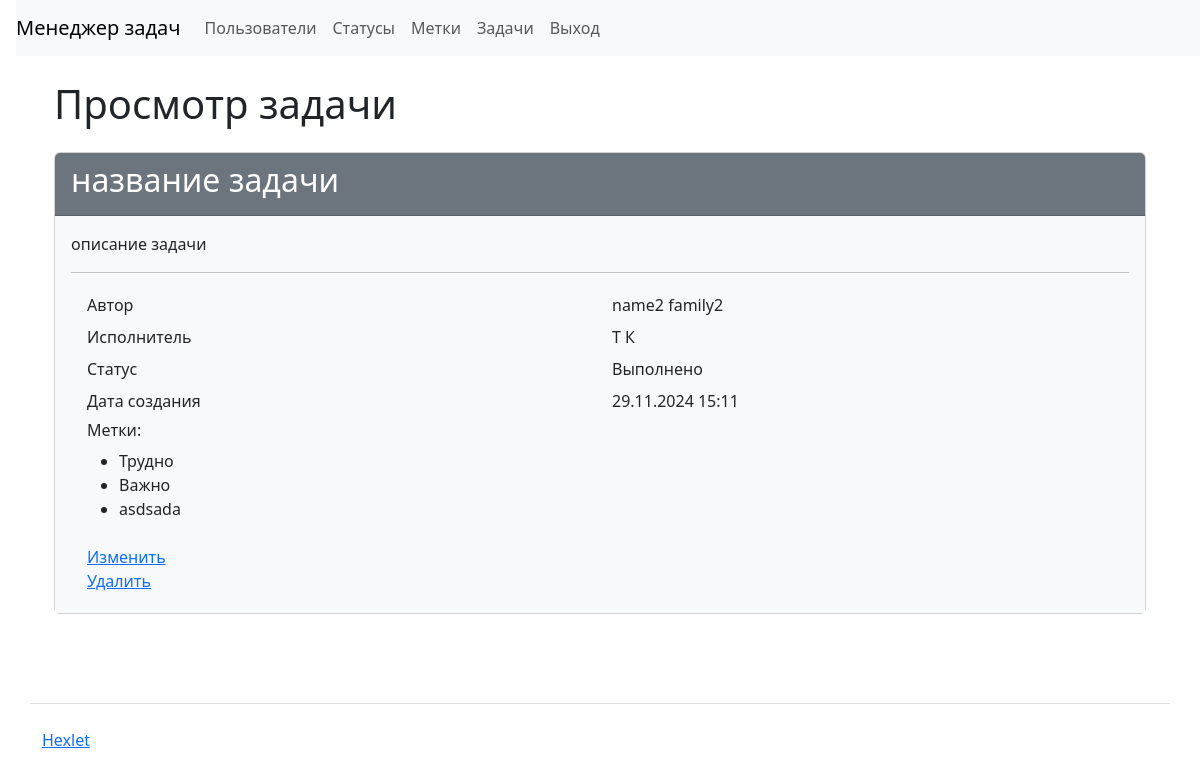
Screenshot of /tasks/3/ (signed in) with the database file from the repository.
### task_manager/tasks/models.py (models this page shows, shortened)
class Tasks(models.Model):
    task_name = models.CharField(
        max_length=255,
        verbose_name='Имя')
    time_create = models.DateTimeField(
        auto_now_add=True,
        verbose_name='Дата создания')
    description = models.TextField(
        max_length=255,
        blank=True,
        null=True,
        verbose_name='Описание')
    status = models.ForeignKey(
        Statuses,
        on_delete=models.PROTECT,
        null=True,
        verbose_name='Статус',
        related_name='status')
    author = models.ForeignKey(
        get_user_model(),
        on_delete=models.PROTECT,
        null=True,
        related_name='author')
    executor = models.ForeignKey(
        Users,
        on_delete=models.PROTECT,
        null=True,
        verbose_name='Исполнитель',
        related_name='executor')
    labels = models.ManyToManyField(
        Labels,
        blank=True,
        verbose_name='Метки',
        related_name='labels')

### task_manager/users/models.py (models this page shows)
class Users(AbstractUser):
    time_create = models.DateTimeField(
        auto_now_add=True,
        verbose_name='Дата создания')
    def __str__(self):
        return self.get_full_name()

### task_manager/statuses/models.py (models this page shows)
class Statuses(models.Model):
    status_name = models.CharField(max_length=255, verbose_name='Имя')
    time_create = models.DateTimeField(
        auto_now_add=True,
        verbose_name='Дата создания')
    def __str__(self):
        return self.status_name

### task_manager/labels/models.py (models this page shows)
class Labels(models.Model):
    label_name = models.CharField(max_length=255, verbose_name='Имя')
    time_create = models.DateTimeField(
        auto_now_add=True,
        verbose_name='Дата создания')
    def __str__(self):
        return self.label_name

### task_manager/tasks/views.py (the view)
# urls.py: path('<int:task_id>/', views.Task.as_view(),
class Task(LoginRequiredMixin,
           SuccessMessageMixin,
           DetailView):
    model = Tasks
    template_name = 'tasks/task.html'
    fields = ['task_name', 'description', 'status', 'executor', 'labels']
    context_object_name = 'task'
    pk_url_kwarg = 'task_id'
    extra_context = {
        'title': 'Просмотр задачи',
    }

### task_manager/templates/tasks/task.html
{% extends 'base.html' %}
{% block content %}
<div class="container wrapper flex-grow-1">
    <h1 class="my-4">Просмотр задачи</h1>
<div class="card">
    <div class="card-header bg-secondary text-white">
      <h2>{{ task.task_name }}</h2>
    </div>
  <div class="card-body bg-light">
    <p>{{ task.description }}</p>
  <hr>
  <div class="container">
    <div class="row p-1">
      <div class="col">Автор</div>
      <div class="col">{{ task.author }}</div>
    </div>
    <div class="row p-1">
      <div class="col">Исполнитель</div>
      <div class="col">{{ task.executor }}</div>
    </div>
    <div class="row p-1">
      <div class="col">Статус</div>
      <div class="col">{{ task.status }}</div>
    </div>
    <div class="row p-1">
      <div class="col">Дата создания</div>
      <div class="col">{{ task.time_create|date:"d.m.Y H:i" }}</div>
    </div>
    <div class="row p-1">
      <div class="col">
        <h6>Метки:</h6>
        <ul>
        {% for label in task.labels.all %}
            <li>{{ label }}</li>
          {% endfor %}
        </ul>
      </div>
    </div>
    <div class="row p-1">
      <div class="col">
        <a href="{% url 'task_update' task.id %}">Изменить</a>
        <br>
        <a href="{% url 'task_delete' task.id %}">Удалить</a>
      </div>
    </div>
  </div>
</div>
</div>
  </div>
{% endblock %}

### rows the page displays
Tasks: task_name "название задачи", description "описание задачи", author "name2 family2", executor "Т К", status "Выполнено", time_create "29.11.2024 15:11"
Labels: label_name "Трудно"
Labels: label_name "Важно"
Labels: label_name "asdsada"
